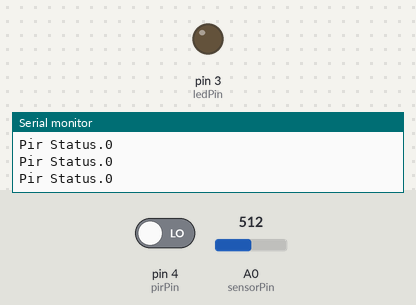
A sketch run on a simulated Arduino Uno, built with avr-gcc and run on an emulated ATmega328P. Shown: output pins drawn as LEDs (lit = HIGH), the last lines printed to the serial monitor. Inputs (shaded band) come from the test bench; at power-on: pin 4 (pirPin) LOW, A0 (sensorPin) = 512.

Above: at 1.3 s.
1.4 s: pin 4 (pirPin) driven HIGH
At 2.8 s:
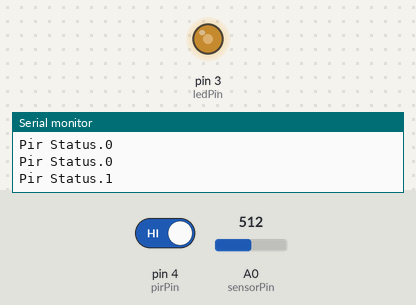
Timing chart, 0 to 4.4 s (numbered marks = the images above; inputs shaded):
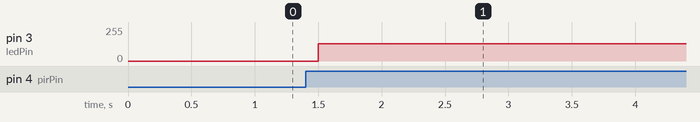

The sketch:

Smarthome.ino
```cpp
int sensorPin = A0;
int sensorValue = 0;
int outValue=0;
int pirPin=4;
int ledPin=3;
void setup()
{

  pinMode(pirPin,INPUT);
  pinMode(ledPin,OUTPUT);
	// Turn on the blacklight and print a message.
	Serial.begin(9600);
}

void loop()
{
  static bool toggle=0;
  static int pirValue;
  pirValue=digitalRead(pirPin);
  Serial.print("Pir Status.");
  Serial.println(pirValue);
  sensorValue = analogRead(sensorPin);
  outValue= 255-map(sensorValue,0,1023,0,255);
  if(pirValue==1){
    toggle=!toggle;
    if(toggle==1){
       analogWrite(ledPin,outValue);
    }
    else{
      analogWrite(ledPin,0);
    }
    while(digitalRead(pirPin)==1);
  }
   if(toggle==1){
       analogWrite(ledPin,outValue);
   }
  delay(500);
}
```

Measured:
- after the input at 1.4 s, pin 3 (ledPin): 0/255 → 128/255 after 0.10 s
